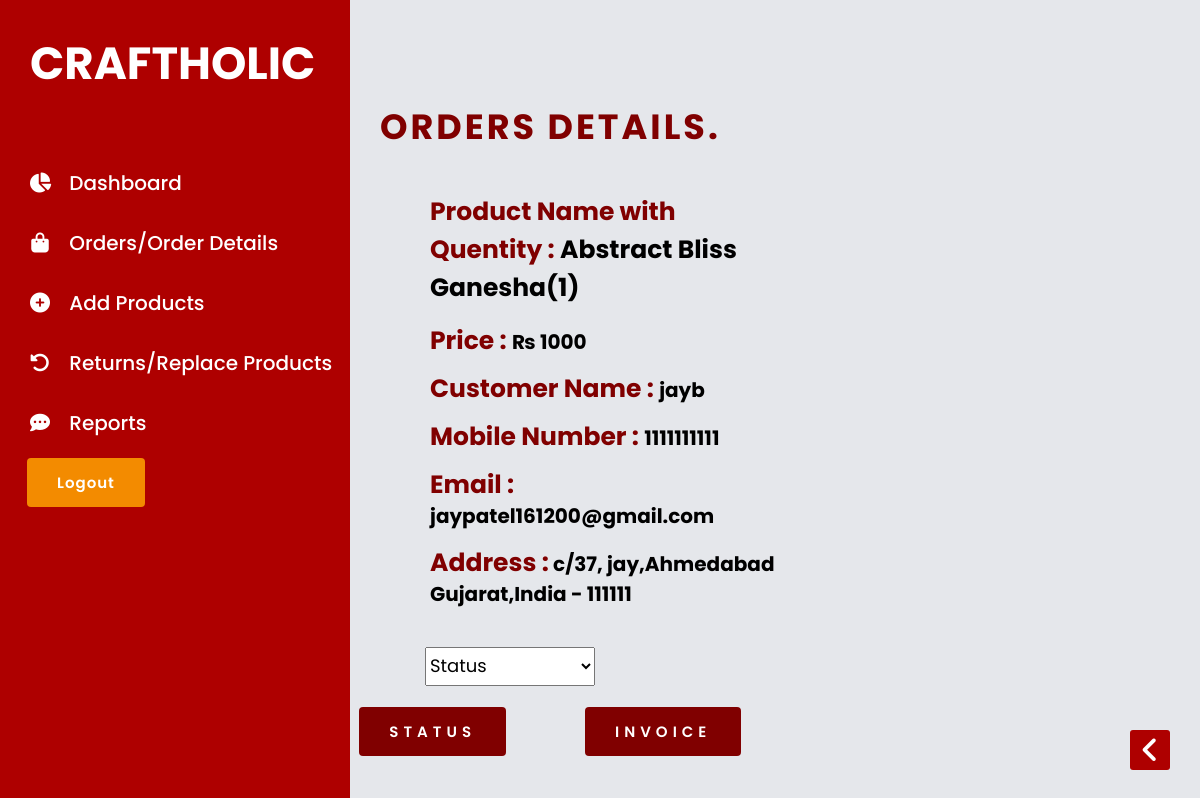
Page /Admin/OrderDetails.php?Order_id=10101 (signed in) on the committed database.
### tables this page shows
CREATE TABLE `shippingaddress` (
  `sa_id` bigint(5) NOT NULL,
  `Date` date NOT NULL,
  `Status` varchar(10) NOT NULL,
  `Name` varchar(50) NOT NULL,
  `Number` int(10) NOT NULL,
  `Email` varchar(35) NOT NULL,
  `Method` varchar(10) NOT NULL,
  `Flat` varchar(20) NOT NULL,
  `Street` varchar(20) NOT NULL,
  `City` varchar(25) NOT NULL,
  `State` varchar(30) NOT NULL,
  `Country` varchar(10) NOT NULL,
  `Pincode` int(6) NOT NULL,
  `Totalproducts` varchar(255) NOT NULL,
  `TotalPrice` int(255) NOT NULL
);

### Admin/OrderDetails.php (the view, shortened to what this page needs)
<?php
include("../Includes/Connection.php");
if (isset($_GET['Order_id'])) {
    $Order_id = $_GET['Order_id'];
    $Order_Query = "SELECT * FROM `shippingaddress` WHERE `sa_id` = $Order_id";
    $Result = mysqli_query($conn, $Order_Query);
    $Row = mysqli_fetch_assoc($Result);
    $Order_Name = $Row['Totalproducts'];
    $Order_Price = $Row['TotalPrice'];
    $Cust_Name = $Row['Name'];
    $Cust_Number = $Row['Number'];
    $Cust_Email = $Row['Email'];
    $Cust_Flat = $Row['Flat'];
    $Cust_Street = $Row['Street'];
    $Cust_City = $Row['City'];
    $Cust_State = $Row['State'];
    $Cust_Country = $Row['Country'];
    $Cust_Pincode = $Row['Pincode'];
}
?>
<!DOCTYPE html>
<html lang="en">
<head>
    <link rel="stylesheet" href="../CSS/Admin.css">
    <link rel="stylesheet" href="../CSS/indexed.css">
    <link rel="stylesheet" href="https://cdnjs.cloudflare.com/ajax/libs/font-awesome/6.2.0/css/all.min.css">
</head>
<body>
    <section id="Menu">
        <div class="logo">
            <h2><a href="../Admin/CRAFTHOLIC-admin.php"> CRAFTHOLIC</a></h2>
        </div>
        <div class="items">
            <li>
                <i class="fa-solid fa-chart-pie"></i>
                <a href="../Admin/CRAFTHOLIC-admin.php">Dashboard</a>
            </li>
            <li>
                <i class="fa-solid fa-bag-shopping"></i>
                <a href="../Admin/Admin-orders.php">Orders/Order Details</a>
            </li>
            <li>
                <i class="fa-solid fa-circle-plus"></i>
                <a href="../Admin/Admin-AddProducts.php">Add Products</a>
            </li>
            <li>
                <i class="fa-solid fa-rotate-left"></i>
                <a href="#">Returns/Replace Products</a>
            </li>
            <li>
                <i class="fa-solid fa-comment-dots"></i>
                <a href="Reports.php">Reports</a>
            </li>
            <form method="post" action="<?php echo $_SERVER['PHP_SELF']; ?>">
                <a href="Admin_Logout.php" class="normal">Logout</a>
            </form>
        </div>
    </section>
    <section id="InterFace">
        <h3 class="I-name-2 order-I-Name-2" style="color: maroon;
                    font-size: 35px;
                    text-transform: uppercase;
                    letter-spacing: 3px;">
            Orders Details.
        </h3>
        <div id="prodetails" class="section-p1">
            <div class="single-pro-details" style="position: relative; bottom: 30px;">
                <h4>
                    <span style="color: maroon;
                                font-size: 25px;">Product Name with Quentity : </span>
                    <?php echo  $Order_Name; ?>
                </h4>
                <h2>
                    <span style="color: maroon;
                                    font-size: 25px;">Price : </span>
                    &#8360; <?php echo $Order_Price; ?>
                </h2>
                <h2>
                    <span style="color: maroon;
                                    font-size: 25px;">Customer Name : </span>
                    <?php echo $Cust_Name; ?>
                </h2>
                <h2>
                    <span style="color: maroon;
                                    font-size: 25px;">Mobile Number : </span>
                    <?php echo $Cust_Number; ?>
                </h2>
                <h2>
                    <span style="color: maroon;
                                    font-size: 25px;">Email : </span>
                    <?php echo $Cust_Email; ?>
                </h2>
                <h2>
                    <span style="color: maroon;
                                    font-size: 25px;">Address :</span>
                    <?php echo $Cust_Flat . "," . " " .
                        $Cust_Street . "," .
                        $Cust_City . "  " .
                        $Cust_State . "," .
                        $Cust_Country . " " . "-" . " " .
                        $Cust_Pincode;
                    ?>
                </h2>
            </div>
        </div>
        <form action="" method="post">
            <select name="Product_Status" id="" required style="width: 20%;
                           padding: 5px 0;
                           font-size: 18px;
                           position: relative;
                           left: 75px;
                           bottom: 55px;">
                <option value="Select Status">Status</option>
            </select>
            <button style="position: relative;
                        top: 10px;
                        right: 240px;
                        margin-left: 75px;
                        font-size: 15px;
                        font-weight: 600;
                        padding: 13px 30px;
                        color: #FFF;
                        background: maroon;
                        border-radius: 4px;
                        cursor: pointer;
                        border: none;
                        outline: none;
                        transition: all 0.2s ease;
                        letter-spacing: 5px;
                        text-transform: uppercase;" name="Status">Status</button>
        </form>
        <form action="" method="post">
            <button style="position: relative;
                       position: relative;
                        bottom: 39px;
                        left: 160px;
                        margin-left: 75px;
                        font-size: 15px;
                        font-weight: 600;
                        padding: 13px 30px;
                        color: #FFF;
                        background: maroon;
                        border-radius: 4px;
                        cursor: pointer;
                        border: none;
                        outline: none;
                        transition: all 0.2s ease;
                        letter-spacing: 5px;
                        text-transform: uppercase;" name="Get_Invoice">Invoice</button>
        </form>
        <div class="Arrow-btn">
            <a href="Admin-orders.php"><span class="fa-solid fa-angle-left"></span></a>
        </div>
    </section>
</body>
</html>

### CSS/Admin.css (style rules this page uses)
* { margin: 0; padding: 0; box-sizing: border-box; text-decoration: none; font-family: 'Poppins', sans-serif; }
body { width: 100%; background: #e5e7eb; position: relative; display: flex; }
:root { --black: black; --maroon: maroon; --light-maroon: #AE0000; --Tangerine: #f38b00; --light-color: #666; --box-shadow: 0 .3rem 0.5rem rgba(0, 0, 0.1); --border: 2rem solid rgba(0, 0, 0.1); --outline: .1rem solid rgba(0, 0, 0.1); --padding: 40px 80px; --margin: 40px 0; }
.normal { font-size: 15px; font-weight: 600; padding: 13px 30px; color: #000; border-radius: 4px; cursor: pointer; border: none; outline: none; transition: all 0.2s ease; }
.Arrow-btn { position: fixed; bottom: 30px; right: 30px; z-index: 9; }
.Arrow-btn a { height: 40px; width: 40px; text-align: center; background: var(--light-maroon); display: block; border-radius: 3px; cursor: pointer; }
.Arrow-btn a span { color: #fff; line-height: 40px; font-size: 30px; }
#Menu { background: var(--light-maroon); width: 350px; height: 100%; position: fixed; top: 0; left: 0; }
#Menu .logo { font-size: 30px; padding-top: 5px; padding-left: 30px; padding: 30px 0 15px 30px; }
#Menu .logo a { color: #fff; }
#Menu .items { margin-top: 40px; }
#Menu .items li { list-style: none; padding: 15px 0; transition: 0.3s ease; }
#Menu .items li i { color: #fff; width: 30px; height: 30px; line-height: 30px; text-align: center; font-size: 20px; margin: 0 10px 0 25px; }
#Menu .items li a { text-decoration: none; color: #fff; font-weight: 500; font-size: 20px; transition: 0.3s ease; }
#Menu form a { position: fixed; left: 27px; margin-top: 5px; background: var(--Tangerine); color: #fff; letter-spacing: 1px; }
#InterFace { width: calc(100% - 350px); margin-left: 350px; position: relative; }
.I-name-2 { color: #444a53; padding: 30px 30px 0 30px; font-size: 30px; font-weight: 700; }
.order-I-Name-2 { margin-top: 70px; }

### CSS/indexed.css (style rules this page uses)
* { margin: 0; padding: 0; box-sizing: border-box; text-decoration: none; font-family: 'Poppins', sans-serif; }
html { scroll-behavior: smooth; }
:root { --black: black; --maroon: maroon; --light-maroon: #AE0000; --Tangerine: #f38b00; --light-color: #666; --box-shadow: 0 .3rem 0.5rem rgba(0, 0, 0.1); --border: 2rem solid rgba(0, 0, 0.1); --outline: .1rem solid rgba(0, 0, 0.1); --padding: 40px 80px; --margin: 40px 0; --Extra-Margin: 200px 0; }
.normal { font-size: 15px; font-weight: 600; padding: 13px 30px; color: #000; border-radius: 4px; cursor: pointer; border: none; outline: none; transition: all 0.2s ease; }
.Arrow-btn { position: fixed; bottom: 30px; right: 30px; z-index: 9; }
.Arrow-btn a { height: 40px; width: 40px; text-align: center; background: var(--light-maroon); display: block; border-radius: 3px; cursor: pointer; }
.Arrow-btn a span { color: #fff; line-height: 40px; font-size: 30px; }
.fa-solid, .mobile { font-size: 30px; }
.section-p1 { padding: var(--padding); }
#prodetails { display: flex; margin-top: 20px; }
#prodetails .single-pro-details { width: 50%; }
#prodetails .single-pro-details h4 { padding: 10px 0 20px 0; font-size: 25px; }
#prodetails .single-pro-details h2 { font-size: 20px; padding-bottom: 18px; }
#prodetails .single-pro-details span { line-height: 25px; font-size: 20px; margin: 15px 0 20px 0; }

### rows in the picture
shippingaddress: Totalproducts "Abstract Bliss Ganesha(1)", TotalPrice "1000", Name "jayb", Number "1111111111", Email "jaypatel161200@gmail.com", Flat "c/37", Street "jay", City "Ahmedabad", State "Gujarat", Country "India", Pincode "111111"
